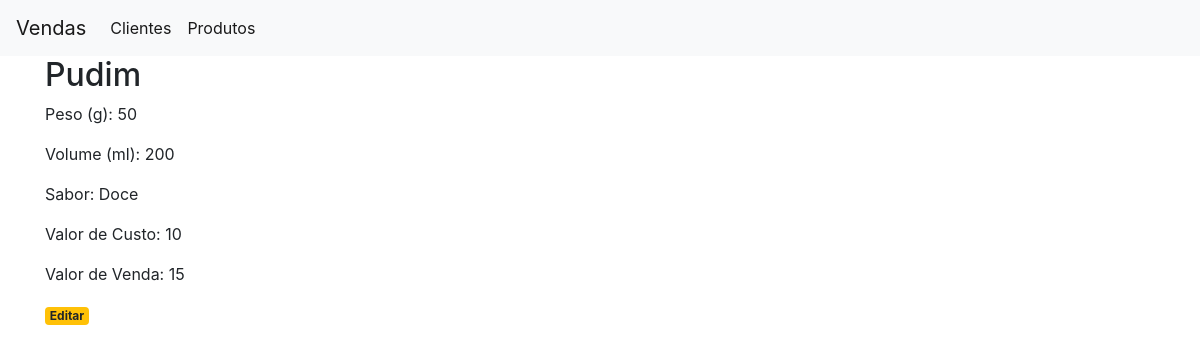
The page /produtos/1 on the database as committed earlier.
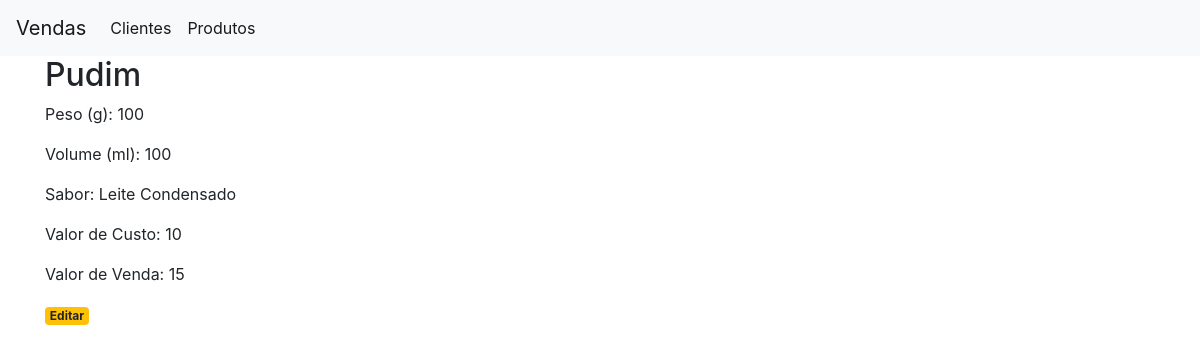
The same page on the database as committed later.
### app.py (models this page shows)
class Produtos(db.Model):
    id = db.Column(db.Integer, primary_key=True)
    descricao = db.Column(db.String(80), nullable=False)
    peso = db.Column(db.Integer, nullable=False)
    volume = db.Column(db.Integer, nullable=False)
    sabor = db.Column(db.String(80), nullable=False)
    valor_custo = db.Column(db.String(10), nullable=False)
    valor_venda = db.Column(db.String(10), nullable=False)

### app.py (the view)
@app.route('/produtos/<int:produto_id>')
def produto(produto_id):
    produto = get_produto(produto_id)
    return render_template('produto.html', produto = produto)

### app.py (called while the page is built)
def get_produto(produto_id):
    produto = Produtos.query.filter_by(id=produto_id).first()
    if produto is None:
        abort(404)
    return produto

### templates/produto.html
{% extends 'base.html' %}
{% block content %}
    <h2>{% block title %} {{ produto['descricao'] }} {% endblock %}</h2>
    <p>Peso (g): {{ produto['peso'] }}</p>
    <p>Volume (ml):  {{ produto['volume'] }}</p>
    <p>Sabor:  {{ produto['sabor'] }}</p>
    <p>Valor de Custo:  {{ produto['valor_custo'] }}</p>
    <p>Valor de Venda:  {{ produto['valor_venda'] }}</p>
    <a href="{{ url_for('edit_produto', produto_id=produto['id']) }}">
        <span class="badge badge-warning">Editar</span>
    </a>
{% endblock %}

Rows that differ between the two databases and show on the page:
changed Produtos "Pudim": peso "50" → "100"; volume "200" → "100"; sabor "Doce" → "Leite Condensado"
